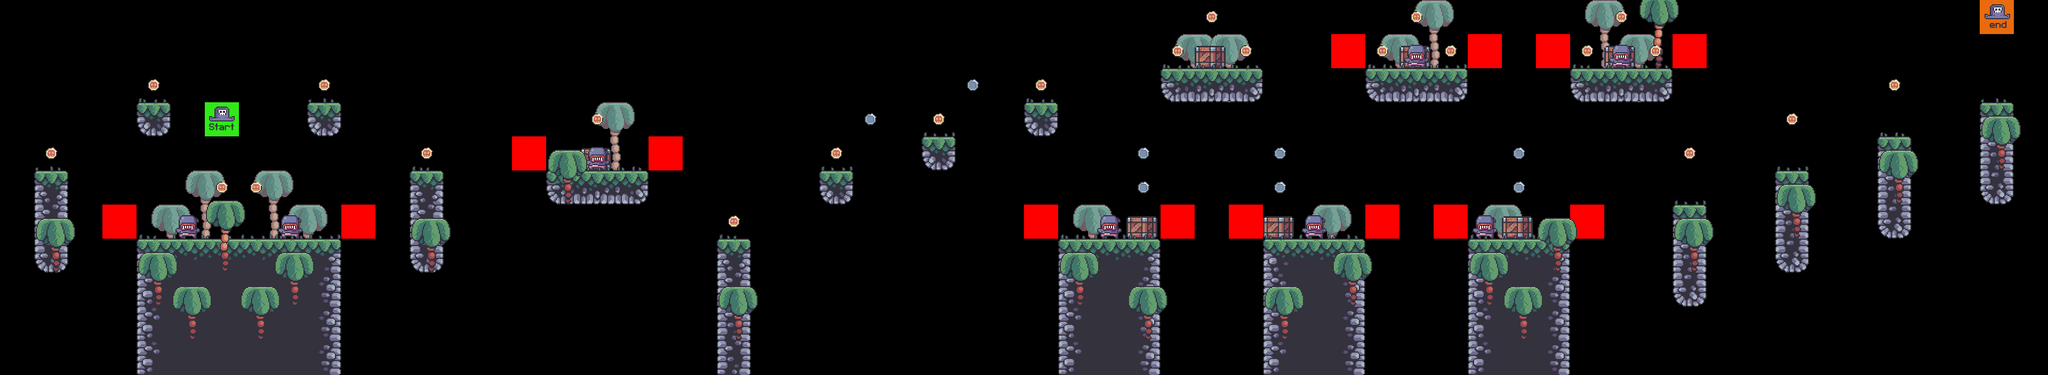

This is a level from a 2D game, rendered from its Tiled map with the project's own tilesets. A one-line summary and the map file follow, with tile-layer data summarised:
An orthogonal 60x11 tile map with 64x64 px tiles, 9 tile layers (BG_Palms, Terrain, Crates, Grass, ...), 7 tilesets.

<map version="1.9" tiledversion="1.9.2" orientation="orthogonal" renderorder="right-down" width="60" height="11" tilewidth="64" tileheight="64" infinite="0" nextlayerid="10" nextobjectid="1">
 <tileset firstgid="1" source="../tilesets/terrain_tiles.tsx" />
 <tileset firstgid="17" source="../tilesets/grass.tsx" />
 <tileset firstgid="22" source="../tilesets/crate.tsx" />
 <tileset firstgid="23" source="../tilesets/coin_tiles.tsx" />
 <tileset firstgid="25" source="../tilesets/palms.tsx" />
 <tileset firstgid="28" source="../tilesets/enemy_tiles.tsx" />
 <tileset firstgid="30" source="../tilesets/player_tiles.tsx" />
 <layer id="4" name="BG_Palms" width="60" height="11">
  <data>[660 cells, 14 non-empty, 1 distinct tile ids]</data>
 </layer>
 <layer id="1" name="Terrain" width="60" height="11">
  <data>[660 cells, 99 non-empty, 13 distinct tile ids]</data>
 </layer>
 <layer id="5" name="Crates" width="60" height="11">
  <data>[660 cells, 7 non-empty, 1 distinct tile ids]</data>
 </layer>
 <layer id="2" name="Grass" width="60" height="11">
  <data>[660 cells, 39 non-empty, 5 distinct tile ids]</data>
 </layer>
 <layer id="7" name="Constraints" width="60" height="11">
  <data>[660 cells, 14 non-empty, 1 distinct tile ids]</data>
 </layer>
 <layer id="6" name="Enemies" width="60" height="11">
  <data>[660 cells, 8 non-empty, 1 distinct tile ids]</data>
 </layer>
 <layer id="3" name="FG_Palms" width="60" height="11">
  <data>[660 cells, 21 non-empty, 2 distinct tile ids]</data>
 </layer>
 <layer id="9" name="Coins" width="60" height="11">
  <data>[660 cells, 31 non-empty, 2 distinct tile ids]</data>
 </layer>
 <layer id="8" name="Player" width="60" height="11">
  <data>[660 cells, 2 non-empty, 2 distinct tile ids]</data>
 </layer>
</map>
